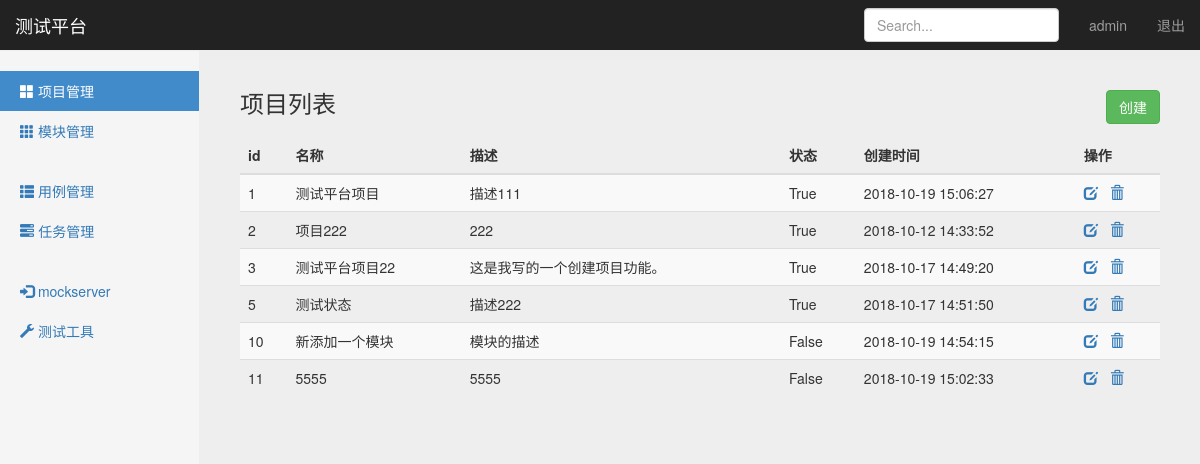
The app's page /manage/project_manage/ (signed in) with its own data.
### project_app/models.py (models this page shows, shortened)
class Project(models.Model):
    name = models.CharField("名称", max_length=100, blank=False, default="")
    describe = models.TextField("描述", default="")
    status = models.BooleanField("状态：", default=True)
    create_time = models.DateTimeField("创建时间", auto_now_add=True)

### project_app/views/project_views.py (the view)
# urls.py: path('project_manage/', project_views.project_manage),
@login_required
def project_manage(request):
    username = request.session.get('user1', '')
    project_all = Project.objects.all()
    return render(request, "project_manage.html", {
        "user": username,
        "projects": project_all,
        "type": "list"
    })

### templates/project_manage.html (shortened to what this page needs)
{% extends "base.html" %}
{% block content %}
    <nav class="navbar navbar-inverse navbar-fixed-top">
        <div class="container-fluid">
            <div class="navbar-header">
                <a class="navbar-brand" href="#">测试平台</a>
            </div>
            <div id="navbar" class="navbar-collapse collapse">
                <ul class="nav navbar-nav navbar-right">
                    <li><a href="#">{{ user }}</a></li>
                    <li><a href="/logout/">退出</a></li>
                </ul>
                <form class="navbar-form navbar-right">
                    <input type="text" class="form-control" placeholder="Search...">
                </form>
            </div>
        </div>
    </nav>
    <div class="container-fluid">
        <div class="row">
            <div class="col-sm-3 col-md-2 sidebar">
                <ul class="nav nav-sidebar">
                    <li class="active"><a href="/manage/project_manage/">
                        <span class="glyphicon glyphicon-th-large"></span> 项目管理</a>
                    </li>
                    <li><a href="/manage/module_manage/">
                        <span class="glyphicon glyphicon-th"></span> 模块管理</a>
                    </li>
                </ul>
                <ul class="nav nav-sidebar">
                    <li><a href="/interface/case_manage/">
                        <span class="glyphicon glyphicon-th-list"></span> 用例管理</a>
                    </li>
                    <li><a href="/interface/task_manage/">
                        <span class="glyphicon glyphicon-tasks"></span> 任务管理</a>
                    </li>
                </ul>
                <ul class="nav nav-sidebar">
                    <li><a href="#">
                        <span class="glyphicon glyphicon-log-in"></span> mockserver</a>
                    </li>
                    <li><a href="#">
                        <span class="glyphicon glyphicon-wrench"></span> 测试工具</a>
                    </li>
                </ul>
            </div>
            {% if type == 'list'%}
            <div class="col-sm-9 col-sm-offset-3 col-md-10 col-md-offset-2 main">
                <h3 class="sub-header" >项目列表
                    <button type="button" class="btn btn-success"
                    style="float: right;"
                    onclick="window.location.href='/manage/add_project/'">创建</button>
                </h3>
                <div class="table-responsive">
                    <table class="table table-striped">
                        <thead>
                            <tr>
                                <th>id</th>
                                <th>名称</th>
                                <th>描述</th>
                                <th>状态</th>
                                <th>创建时间</th>
                                <th>操作</th>
                            </tr>
                        </thead>
                        <tbody>
                            {% for project in projects %}
                            <tr>
                                <td>{{ project.id }}</td>
                                <td>{{ project.name }}</td>
                                <td>{{ project.describe }}</td>
                                <td>{{ project.status }}</td>
                                <td>{{ project.create_time | date:"Y-m-d H:i:s" }}</td>
                                <td>
                                    <a href="/manage/edit_project/{{project.id}}/" style="margin-right: 8px;">
                                        <span class="glyphicon glyphicon-edit"></span>
                                    </a>
                                    <a href="/manage/delete_project/{{project.id}}/">
                                        <span class="glyphicon glyphicon-trash"></span>
                                    </a>
                                </td>
                            </tr>
                            {% endfor %}
                        </tbody>
                    </table>
                </div>
            </div>
            {% endif %}
        </div>
    </div>
{% endblock %}

### static/css/signin.css (style rules this page uses)
body { padding-top: 40px; padding-bottom: 40px; background-color: #eee; }

### static/css/dashboard.css (style rules this page uses)
body { padding-top: 50px; }
.sub-header { padding-bottom: 10px; border-bottom: 1px solid #eee; }
.navbar-fixed-top { border: 0; }
.sidebar { display: none; }
@media (min-width: 768px) { .sidebar { position: fixed; top: 51px; bottom: 0; left: 0; z-index: 1000; display: block; padding: 20px; overflow-x: hidden; overflow-y: auto; background-color: #f5f5f5; border-right: 1px solid #eee; } }
.nav-sidebar { margin-right: -21px; margin-bottom: 20px; margin-left: -20px; }
.nav-sidebar > li > a { padding-right: 20px; padding-left: 20px; }
.nav-sidebar > .active > a, .nav-sidebar > .active > a:hover, .nav-sidebar > .active > a:focus { color: #fff; background-color: #428bca; }
.main { padding: 20px; }
@media (min-width: 768px) { .main { padding-right: 40px; padding-left: 40px; } }

### records on screen
Project: id "1", name "测试平台项目", describe "描述111", status "True", create_time "2018-10-19 15:06:27"
Project: id "2", name "项目222", describe "222", status "True", create_time "2018-10-12 14:33:52"
Project: id "3", name "测试平台项目22", describe "这是我写的一个创建项目功能。", status "True", create_time "2018-10-17 14:49:20"
Project: id "5", name "测试状态", describe "描述222", status "True", create_time "2018-10-17 14:51:50"
Project: id "10", name "新添加一个模块", describe "模块的描述", status "False", create_time "2018-10-19 14:54:15"
Project: id "11", name "5555", describe "5555", status "False", create_time "2018-10-19 15:02:33"

### other values on screen
{{ user }} "admin"
